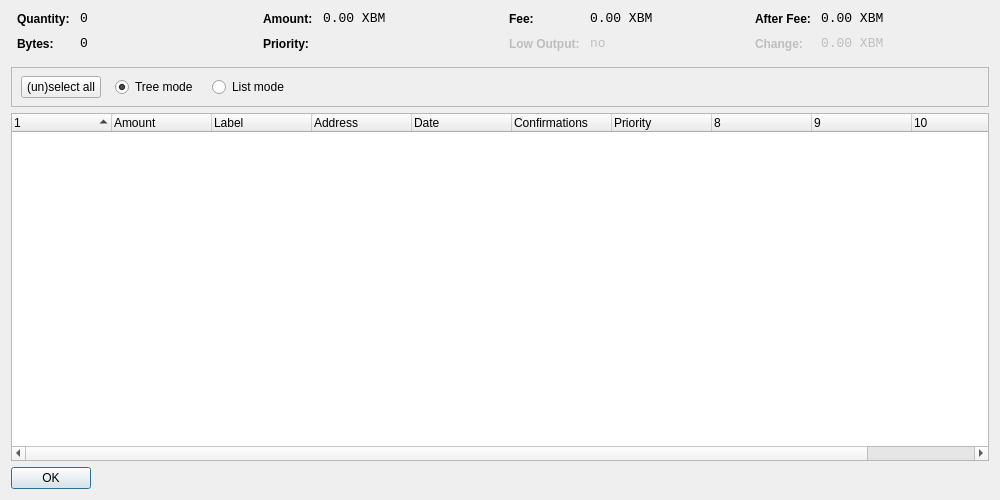
<?xml version="1.0" encoding="UTF-8"?>
<ui version="4.0">
 <class>CoinControlDialog</class>
 <widget class="QDialog" name="CoinControlDialog">
  <property name="geometry">
   <rect>
    <x>0</x>
    <y>0</y>
    <width>1000</width>
    <height>500</height>
   </rect>
  </property>
  <property name="windowTitle">
   <string>Coin Control</string>
  </property>
  <layout class="QVBoxLayout" name="verticalLayout">
   <item>
    <layout class="QHBoxLayout" name="horizontalLayoutTop" stretch="0,0,0,0">
     <property name="topMargin">
      <number>0</number>
     </property>
     <property name="bottomMargin">
      <number>10</number>
     </property>
     <item>
      <layout class="QFormLayout" name="formLayoutCoinControl1">
       <property name="horizontalSpacing">
        <number>10</number>
       </property>
       <property name="verticalSpacing">
        <number>10</number>
       </property>
       <property name="leftMargin">
        <number>6</number>
       </property>
       <property name="rightMargin">
        <number>6</number>
       </property>
       <item row="0" column="0">
        <widget class="QLabel" name="labelCoinControlQuantityText">
         <property name="styleSheet">
          <string notr="true">font-weight:bold;</string>
         </property>
         <property name="text">
          <string>Quantity:</string>
         </property>
        </widget>
       </item>
       <item row="0" column="1">
        <widget class="QLabel" name="labelCoinControlQuantity">
         <property name="font">
          <font>
           <family>Monospace</family>
           <pointsize>10</pointsize>
          </font>
         </property>
         <property name="cursor">
          <cursorShape>IBeamCursor</cursorShape>
         </property>
         <property name="contextMenuPolicy">
          <enum>Qt::ActionsContextMenu</enum>
         </property>
         <property name="text">
          <string notr="true">0</string>
         </property>
         <property name="textInteractionFlags">
          <set>Qt::LinksAccessibleByMouse|Qt::TextSelectableByKeyboard|Qt::TextSelectableByMouse</set>
         </property>
        </widget>
       </item>
       <item row="1" column="0">
        <widget class="QLabel" name="labelCoinControlBytesText">
         <property name="styleSheet">
          <string notr="true">font-weight:bold;</string>
         </property>
         <property name="text">
          <string>Bytes:</string>
         </property>
        </widget>
       </item>
       <item row="1" column="1">
        <widget class="QLabel" name="labelCoinControlBytes">
         <property name="font">
          <font>
           <family>Monospace</family>
           <pointsize>10</pointsize>
          </font>
         </property>
         <property name="cursor">
          <cursorShape>IBeamCursor</cursorShape>
         </property>
         <property name="contextMenuPolicy">
          <enum>Qt::ActionsContextMenu</enum>
         </property>
         <property name="text">
          <string notr="true">0</string>
         </property>
         <property name="textInteractionFlags">
          <set>Qt::LinksAccessibleByMouse|Qt::TextSelectableByKeyboard|Qt::TextSelectableByMouse</set>
         </property>
        </widget>
       </item>
      </layout>
     </item>
     <item>
      <layout class="QFormLayout" name="formLayoutCoinControl2">
       <property name="horizontalSpacing">
        <number>10</number>
       </property>
       <property name="verticalSpacing">
        <number>10</number>
       </property>
       <property name="leftMargin">
        <number>6</number>
       </property>
       <property name="rightMargin">
        <number>6</number>
       </property>
       <item row="0" column="0">
        <widget class="QLabel" name="labelCoinControlAmountText">
         <property name="styleSheet">
          <string notr="true">font-weight:bold;</string>
         </property>
         <property name="text">
          <string>Amount:</string>
         </property>
        </widget>
       </item>
       <item row="0" column="1">
        <widget class="QLabel" name="labelCoinControlAmount">
         <property name="font">
          <font>
           <family>Monospace</family>
           <pointsize>10</pointsize>
          </font>
         </property>
         <property name="cursor">
          <cursorShape>IBeamCursor</cursorShape>
         </property>
         <property name="contextMenuPolicy">
          <enum>Qt::ActionsContextMenu</enum>
         </property>
         <property name="text">
          <string notr="true">0.00 XBM</string>
         </property>
         <property name="textInteractionFlags">
          <set>Qt::LinksAccessibleByMouse|Qt::TextSelectableByKeyboard|Qt::TextSelectableByMouse</set>
         </property>
        </widget>
       </item>
       <item row="1" column="0">
        <widget class="QLabel" name="labelCoinControlPriorityText">
         <property name="styleSheet">
          <string notr="true">font-weight:bold;</string>
         </property>
         <property name="text">
          <string>Priority:</string>
         </property>
        </widget>
       </item>
       <item row="1" column="1">
        <widget class="QLabel" name="labelCoinControlPriority">
         <property name="font">
          <font>
           <family>Monospace</family>
           <pointsize>10</pointsize>
          </font>
         </property>
         <property name="cursor">
          <cursorShape>IBeamCursor</cursorShape>
         </property>
         <property name="contextMenuPolicy">
          <enum>Qt::ActionsContextMenu</enum>
         </property>
         <property name="text">
          <string/>
         </property>
         <property name="textInteractionFlags">
          <set>Qt::LinksAccessibleByMouse|Qt::TextSelectableByKeyboard|Qt::TextSelectableByMouse</set>
         </property>
        </widget>
       </item>
      </layout>
     </item>
     <item>
      <layout class="QFormLayout" name="formLayoutCoinControl3">
       <property name="horizontalSpacing">
        <number>10</number>
       </property>
       <property name="verticalSpacing">
        <number>10</number>
       </property>
       <property name="leftMargin">
        <number>6</number>
       </property>
       <property name="rightMargin">
        <number>6</number>
       </property>
       <item row="0" column="0">
        <widget class="QLabel" name="labelCoinControlFeeText">
         <property name="styleSheet">
          <string notr="true">font-weight:bold;</string>
         </property>
         <property name="text">
          <string>Fee:</string>
         </property>
        </widget>
       </item>
       <item row="0" column="1">
        <widget class="QLabel" name="labelCoinControlFee">
         <property name="font">
          <font>
           <family>Monospace</family>
           <pointsize>10</pointsize>
          </font>
         </property>
         <property name="cursor">
          <cursorShape>IBeamCursor</cursorShape>
         </property>
         <property name="contextMenuPolicy">
          <enum>Qt::ActionsContextMenu</enum>
         </property>
         <property name="text">
          <string notr="true">0.00 XBM</string>
         </property>
         <property name="textInteractionFlags">
          <set>Qt::LinksAccessibleByMouse|Qt::TextSelectableByKeyboard|Qt::TextSelectableByMouse</set>
         </property>
        </widget>
       </item>
       <item row="1" column="0">
        <widget class="QLabel" name="labelCoinControlLowOutputText">
         <property name="enabled">
          <bool>false</bool>
         </property>
         <property name="styleSheet">
          <string notr="true">font-weight:bold;</string>
         </property>
         <property name="text">
          <string>Low Output:</string>
         </property>
        </widget>
       </item>
       <item row="1" column="1">
        <widget class="QLabel" name="labelCoinControlLowOutput">
         <property name="enabled">
          <bool>false</bool>
         </property>
         <property name="font">
          <font>
           <family>Monospace</family>
           <pointsize>10</pointsize>
          </font>
         </property>
         <property name="cursor">
          <cursorShape>IBeamCursor</cursorShape>
         </property>
         <property name="contextMenuPolicy">
          <enum>Qt::ActionsContextMenu</enum>
         </property>
         <property name="text">
          <string notr="true">no</string>
         </property>
         <property name="textInteractionFlags">
          <set>Qt::LinksAccessibleByMouse|Qt::TextSelectableByKeyboard|Qt::TextSelectableByMouse</set>
         </property>
        </widget>
       </item>
      </layout>
     </item>
     <item>
      <layout class="QFormLayout" name="formLayoutCoinControl4">
       <property name="horizontalSpacing">
        <number>10</number>
       </property>
       <property name="verticalSpacing">
        <number>10</number>
       </property>
       <property name="leftMargin">
        <number>6</number>
       </property>
       <property name="rightMargin">
        <number>6</number>
       </property>
       <item row="0" column="0">
        <widget class="QLabel" name="labelCoinControlAfterFeeText">
         <property name="styleSheet">
          <string notr="true">font-weight:bold;</string>
         </property>
         <property name="text">
          <string>After Fee:</string>
         </property>
        </widget>
       </item>
       <item row="0" column="1">
        <widget class="QLabel" name="labelCoinControlAfterFee">
         <property name="font">
          <font>
           <family>Monospace</family>
           <pointsize>10</pointsize>
          </font>
         </property>
         <property name="cursor">
          <cursorShape>IBeamCursor</cursorShape>
         </property>
         <property name="contextMenuPolicy">
          <enum>Qt::ActionsContextMenu</enum>
         </property>
         <property name="text">
          <string notr="true">0.00 XBM</string>
         </property>
         <property name="textInteractionFlags">
          <set>Qt::LinksAccessibleByMouse|Qt::TextSelectableByKeyboard|Qt::TextSelectableByMouse</set>
         </property>
        </widget>
       </item>
       <item row="1" column="0">
        <widget class="QLabel" name="labelCoinControlChangeText">
         <property name="enabled">
          <bool>false</bool>
         </property>
         <property name="styleSheet">
          <string notr="true">font-weight:bold;</string>
         </property>
         <property name="text">
          <string>Change:</string>
         </property>
        </widget>
       </item>
       <item row="1" column="1">
        <widget class="QLabel" name="labelCoinControlChange">
         <property name="enabled">
          <bool>false</bool>
         </property>
         <property name="font">
          <font>
           <family>Monospace</family>
           <pointsize>10</pointsize>
          </font>
         </property>
         <property name="cursor">
          <cursorShape>IBeamCursor</cursorShape>
         </property>
         <property name="contextMenuPolicy">
          <enum>Qt::ActionsContextMenu</enum>
         </property>
         <property name="text">
          <string notr="true">0.00 XBM</string>
         </property>
         <property name="textInteractionFlags">
          <set>Qt::LinksAccessibleByMouse|Qt::TextSelectableByKeyboard|Qt::TextSelectableByMouse</set>
         </property>
        </widget>
       </item>
      </layout>
     </item>
    </layout>
   </item>
   <item>
    <widget class="QFrame" name="frame">
     <property name="minimumSize">
      <size>
       <width>0</width>
       <height>40</height>
      </size>
     </property>
     <property name="frameShape">
      <enum>QFrame::StyledPanel</enum>
     </property>
     <property name="frameShadow">
      <enum>QFrame::Sunken</enum>
     </property>
     <widget class="QWidget" name="horizontalLayoutWidget">
      <property name="geometry">
       <rect>
        <x>10</x>
        <y>0</y>
        <width>781</width>
        <height>41</height>
       </rect>
      </property>
      <layout class="QHBoxLayout" name="horizontalLayoutPanel" stretch="0,0,0,0,0">
       <property name="spacing">
        <number>14</number>
       </property>
       <item>
        <widget class="QPushButton" name="pushButtonSelectAll">
         <property name="sizePolicy">
          <sizepolicy hsizetype="Maximum" vsizetype="Fixed">
           <horstretch>0</horstretch>
           <verstretch>0</verstretch>
          </sizepolicy>
         </property>
         <property name="text">
          <string>(un)select all</string>
         </property>
        </widget>
       </item>
       <item>
        <widget class="QRadioButton" name="radioTreeMode">
         <property name="sizePolicy">
          <sizepolicy hsizetype="Maximum" vsizetype="Fixed">
           <horstretch>0</horstretch>
           <verstretch>0</verstretch>
          </sizepolicy>
         </property>
         <property name="text">
          <string>Tree mode</string>
         </property>
         <property name="checked">
          <bool>true</bool>
         </property>
        </widget>
       </item>
       <item>
        <widget class="QRadioButton" name="radioListMode">
         <property name="sizePolicy">
          <sizepolicy hsizetype="Maximum" vsizetype="Fixed">
           <horstretch>0</horstretch>
           <verstretch>0</verstretch>
          </sizepolicy>
         </property>
         <property name="text">
          <string>List mode</string>
         </property>
        </widget>
       </item>
       <item>
        <spacer name="horizontalSpacer">
         <property name="orientation">
          <enum>Qt::Horizontal</enum>
         </property>
         <property name="sizeHint" stdset="0">
          <size>
           <width>40</width>
           <height>20</height>
          </size>
         </property>
        </spacer>
       </item>
      </layout>
     </widget>
    </widget>
   </item>
   <item>
    <widget class="CoinControlTreeWidget" name="treeWidget">
     <property name="contextMenuPolicy">
      <enum>Qt::CustomContextMenu</enum>
     </property>
     <property name="sortingEnabled">
      <bool>false</bool>
     </property>
     <property name="columnCount">
      <number>11</number>
     </property>
     <attribute name="headerShowSortIndicator" stdset="0">
      <bool>true</bool>
     </attribute>
     <attribute name="headerStretchLastSection">
      <bool>false</bool>
     </attribute>
     <column>
      <property name="text">
       <string/>
      </property>
     </column>
     <column>
      <property name="text">
       <string>Amount</string>
      </property>
     </column>
     <column>
      <property name="text">
       <string>Label</string>
      </property>
     </column>
     <column>
      <property name="text">
       <string>Address</string>
      </property>
     </column>
     <column>
      <property name="text">
       <string>Date</string>
      </property>
     </column>
     <column>
      <property name="text">
       <string>Confirmations</string>
      </property>
      <property name="toolTip">
       <string>Confirmed</string>
      </property>
     </column>
     <column>
      <property name="text">
       <string>Priority</string>
      </property>
     </column>
     <column>
      <property name="text">
       <string/>
      </property>
     </column>
     <column>
      <property name="text">
       <string/>
      </property>
     </column>
     <column>
      <property name="text">
       <string/>
      </property>
     </column>
     <column>
      <property name="text">
       <string/>
      </property>
     </column>
    </widget>
   </item>
   <item>
    <widget class="QDialogButtonBox" name="buttonBox">
     <property name="sizePolicy">
      <sizepolicy hsizetype="Maximum" vsizetype="Fixed">
       <horstretch>0</horstretch>
       <verstretch>0</verstretch>
      </sizepolicy>
     </property>
     <property name="orientation">
      <enum>Qt::Horizontal</enum>
     </property>
     <property name="standardButtons">
      <set>QDialogButtonBox::Ok</set>
     </property>
    </widget>
   </item>
  </layout>
 </widget>
 <customwidgets>
  <customwidget>
   <class>CoinControlTreeWidget</class>
   <extends>QTreeWidget</extends>
   <header>coincontroltreewidget.h</header>
  </customwidget>
 </customwidgets>
 <resources/>
 <connections/>
</ui>
